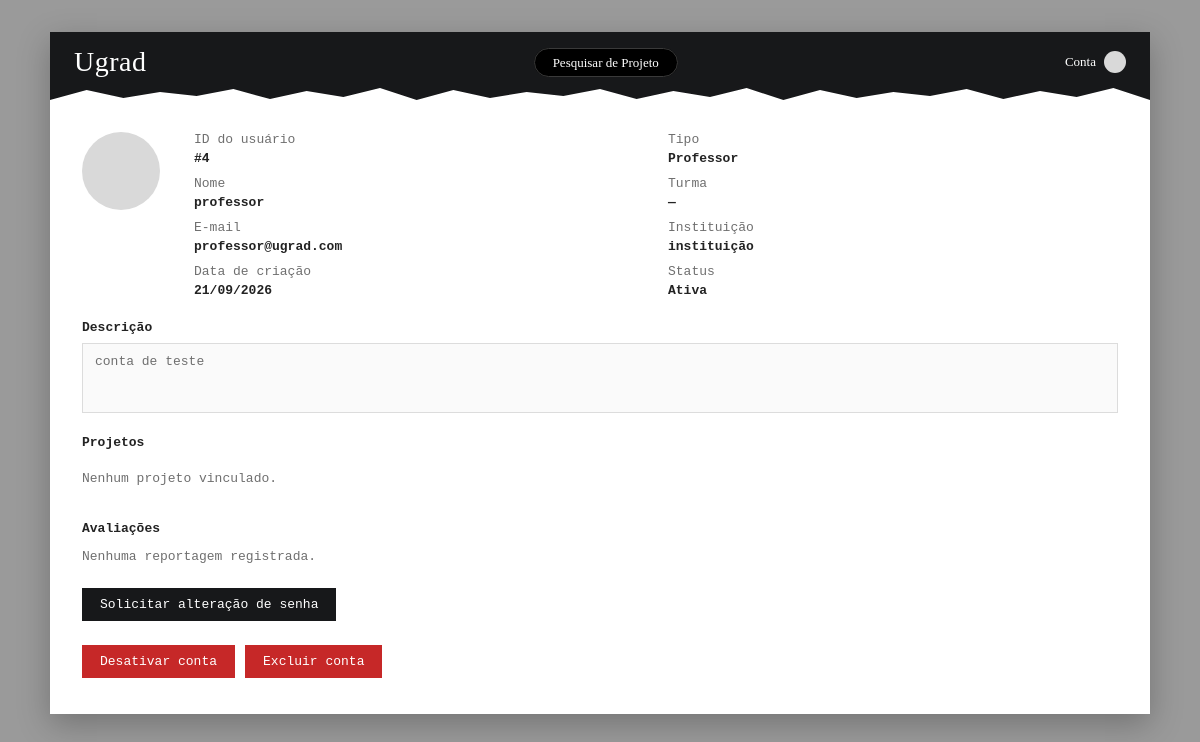
/Admin/usuario.php?id=4, run on the app's committed database.
### tables this page shows
CREATE TABLE usuarios(
  id int PRIMARY KEY AUTO_INCREMENT,
  nome varchar(64),
  email varchar(128) unique NOT NULL,
  senha varchar(128) NOT NULL,
  descricao varchar(1000),
  tipo int NOT NULL,
  ativada boolean DEFAULT TRUE,
  imagem_perfil longblob,
  data_criacao timestamp DEFAULT CURRENT_TIMESTAMP,
  FOREIGN KEY (tipo) REFERENCES tipos_usuario (id)
);

CREATE TABLE tipos_usuario(
  id int PRIMARY KEY AUTO_INCREMENT,
  nome varchar(14) NOT NULL
);

### Admin/includes/data.php (called while the page is built, shortened)
<?php
require_once '../Servidor/config.php';
function tipo_label(string $tipoNome): string {
    $labels = [
        'ALUNO' => 'Aluno',
        'PROFESSOR' => 'Professor',
        'EMPRESARIO' => 'Investidor/Empresa',
        'INSTITUICAO' => 'Instituição',
        'ADMINISTRADOR' => 'Administrador',
    ];
    return $labels[$tipoNome] ?? ucfirst(strtolower($tipoNome));
}
function formatar_data(?string $timestamp): string {
    $t = strtotime($timestamp);
    return $t ? date('d/m/Y', $t) : '—';
}
function avatar_data_uri(?string $blob): ?string {
    if (!$blob) return null;
    $finfo = new finfo(FILEINFO_MIME_TYPE);
    $mime = $finfo->buffer($blob) ?: 'image/jpeg';
    return 'data:' . $mime . ';base64,' . base64_encode($blob);
}
function find_usuario(int $id): ?array {
    global $pdo;
    $stmt = $pdo->prepare(USUARIO_SELECT . ' WHERE u.id = ?');
    $stmt->execute([$id]);
    $row = $stmt->fetch();
    return $row ?: null;
}

### Admin/includes/usuario_detail.php (the view, shortened to what this page needs)
<?php
$foto = avatar_data_uri($usuario['imagem_perfil'] ?? null);
?>
<div class="detail-panel-inner">
  <div class="detail-grid">
    <?php if ($foto): ?>
      <img class="detail-avatar" src="<?= $foto ?>" alt="Foto de <?= htmlspecialchars($usuario['nome']) ?>">
    <?php else: ?>
      <div class="detail-avatar"></div>
    <?php endif; ?>
    <div class="detail-fields">
      <div><span class="field-label">ID do usuário</span></div>
      <div><span class="field-label">Tipo</span></div>
      <div class="field-value">#<?= $usuario['id'] ?></div>
      <div class="field-value"><?= htmlspecialchars(tipo_label($usuario['tipo_nome'])) ?></div>
      <div><span class="field-label">Nome</span></div>
      <div><span class="field-label">Turma</span></div>
      <div class="field-value"><?= htmlspecialchars($usuario['nome']) ?></div>
      <div class="field-value"><?= htmlspecialchars($usuario['turma_nome'] ?? '—') ?></div>
      <div><span class="field-label">E-mail</span></div>
      <div><span class="field-label">Instituição</span></div>
      <div class="field-value"><?= htmlspecialchars($usuario['email']) ?></div>
      <div class="field-value"><?= htmlspecialchars($usuario['instituicao_nome'] ?? '—') ?></div>
      <div><span class="field-label">Data de criação</span></div>
      <div><span class="field-label">Status</span></div>
      <div class="field-value"><?= htmlspecialchars(formatar_data($usuario['data_criacao'])) ?></div>
      <div class="field-value"><?= $usuario['ativada'] ? 'Ativa' : 'Desativada' ?></div>
    </div>
  </div>
  <div class="block">
    <h2>Descrição</h2>
    <div class="desc-box"><?= htmlspecialchars($usuario['descricao'] ?: 'Sem descrição.') ?></div>
  </div>
  <div class="block">
    <h2>Projetos</h2>
    <div class="chip-row">
      <?php if (empty($projetos)): ?>
        <p style="font-size:13px;color:var(--text-muted)">Nenhum projeto vinculado.</p>
      <?php endif; ?>
    </div>
  </div>
  <div class="block">
    <h2>Avaliações
    </h2>
    <?php if (empty($avaliacoes)): ?>
      <p style="font-size:13px;color:var(--text-muted)">Nenhuma reportagem registrada.</p>
    <?php endif; ?>
  </div>
  <form method="post" action="usuario.php?id=<?= $usuario['id'] ?>" class="actions-row ajax-action-form" data-confirm="Enviar link de redefinição de senha para este usuário?">
    <button type="submit" class="btn btn-dark">Solicitar alteração de senha</button>
  </form>
  <div class="actions-row">
    <?php if ($usuario['ativada']): ?>
      <form method="post" action="usuario.php?id=<?= $usuario['id'] ?>" class="ajax-action-form" data-confirm="Desativar esta conta?">
        <button type="submit" class="btn btn-danger">Desativar conta</button>
      </form>
    <?php endif; ?>
    <form method="post" action="usuario.php?id=<?= $usuario['id'] ?>" class="ajax-action-form" data-confirm="Tem certeza que deseja excluir esta conta? Essa ação não pode ser desfeita.">
      <button type="submit" class="btn btn-danger">Excluir conta</button>
    </form>
  </div>
</div>

### Admin/css/style.css (style rules this page uses)
:root { --black: #17181a; --near-black: #222325; --grey-bg: #9a9a9a; --card-bg: #ffffff; --border: #dcdcdc; --text: #232323; --text-muted: #6f6f6f; --red: #c62828; --red-dark: #a11f1f; --green: #2e7d32; --radius: 0; --font: 'IBM Plex Mono', 'Courier New', monospace; --soft-bg: #fafafa; --avatar-bg: #d9d9d9; --row-selected-bg: #f4f4f4; --fs-2xs: 10px; --fs-xs: 11px; --fs-sm: 12px; --fs-base: 13px; --fs-md: 14px; --fs-lg: 16px; --fs-xl: 18px; --fw-regular: 400; --fw-semibold: 600; }
* { box-sizing: border-box; }
button, input, textarea, select { font-family: inherit; }
body { margin: 0; font-family: var(--font); background: var(--grey-bg); color: var(--text); min-height: 100vh; transition: background-color .15s ease, color .15s ease; }
.detail-panel-inner .detail-grid { margin-bottom: 16px; }
.detail-grid { display: grid; grid-template-columns: 90px 1fr; gap: 22px; margin-bottom: 22px; }
.detail-avatar { width: 78px; height: 78px; border-radius: 50%; background: var(--avatar-bg); }
.detail-fields { display: grid; grid-template-columns: 1fr 1fr; gap: 4px 24px; font-size: var(--fs-base); }
.detail-fields .field-label { color: var(--text-muted); }
.detail-fields .field-value { font-weight: var(--fw-semibold); margin-bottom: 6px; }
.block { margin-bottom: 22px; }
.block h2 { font-size: var(--fs-base); font-weight: var(--fw-semibold); text-transform: none; margin: 0 0 8px; display: flex; align-items: center; gap: 6px; }
.desc-box { border: 1px solid var(--border); border-radius: var(--radius); min-height: 70px; padding: 10px 12px; font-size: var(--fs-base); color: var(--text-muted); background: var(--soft-bg); }
.chip-row { display: flex; gap: 10px; flex-wrap: wrap; }
.actions-row { display: flex; gap: 10px; flex-wrap: wrap; margin-top: 24px; }
.btn { border: none; border-radius: var(--radius); padding: 9px 18px; font-size: var(--fs-base); cursor: pointer; }
.btn-dark { background: var(--black); color: #fff; }
.btn-danger { background: var(--red); color: #fff; }

### data on the page
usuarios: id "4", tipo.nome "Professor", nome "professor", email "professor@ugrad.com", usuarios.nome "instituição", data_criacao "21/09/2026", descricao "conta de teste"

### other printed values
$usuario['turma_nome'] "—"
